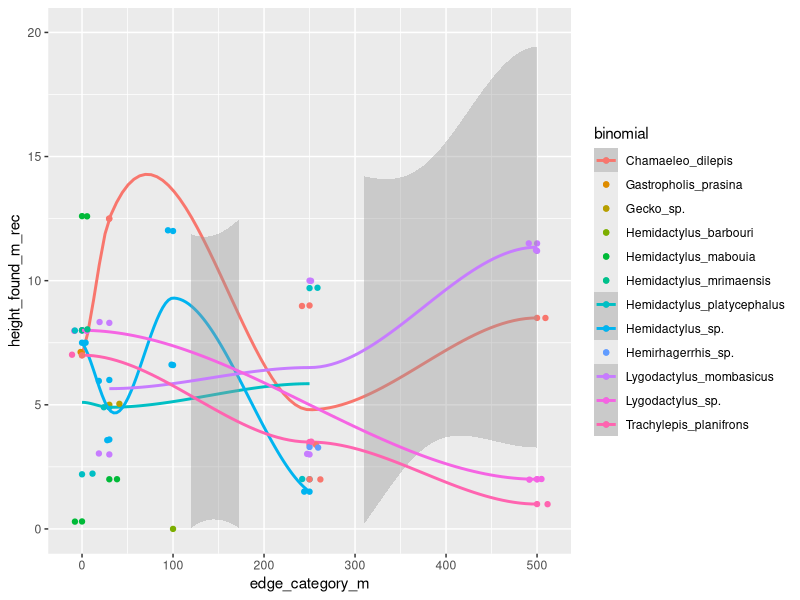

R code for this plot:
#species level analysis
#goal, generate lm and plots of all species height by edge dist and abundance
#by edge dist

library(ggplot2)
library(tidyverse)
library(dplyr)
library(tidyr)
select <- dplyr::select


#data
herpd <- read.csv("raw_data/herpdata.csv")
sites <- read.csv("raw_data/sites.csv")
MetaAll <- read.csv("clean_data/MetaAll.csv")

#merge and clean Herp data
herpd <- merge(herpd, sites, by = "Tree_ID", all = TRUE)

herpd <- herpd %>%
  select(-c(notes.x, notes.y))

HghtHerpD <- herpd %>%
  filter(category != "matrix") %>%
  filter(survey_type == "C") %>%
  filter(forest_type == "BR")

#height by edge distance by species
ggplot(data = HghtHerpD, aes(x = edge_category_m, 
                         y = height_found_m_rec, color = binomial))+
  geom_point()+
  geom_smooth()+
  geom_jitter()+
  ylim(0,20)
               

#######################
#GLM for all species heights by distance

#number of species
spec_counts <- MetaAll %>%
  select(ARST:VAAL)

NumSpecies <- ncol(spec_counts)

variables <- MetaAll%>%
  select(edge_category_m,edge_dist_m,category)

# create an empty dataframe to populate with info from glm
reg_abund <- list(NA)
PsuedoRSquared <- tibble()

for(i in 1:NumSpecies){
  newdata <- cbind(abund = spec_counts[,i], variables)
  lm_abund <- lm(abund~
                   scale(edge_category_m),
                 data=newdata)
  
  PsuedoRSquared[[i]] <- 1 - (lm_abund$deviance/lm_abund$null.deviance) #mcfaddens pseudo R squared
  
  lm_mod <- summary(lm_abund)
  reg_abund[[i]] <- rbind(lm_mod$coefficients)
  
}
names(reg_abund) <- colnames(spec_counts)
PsuedoRSquared
